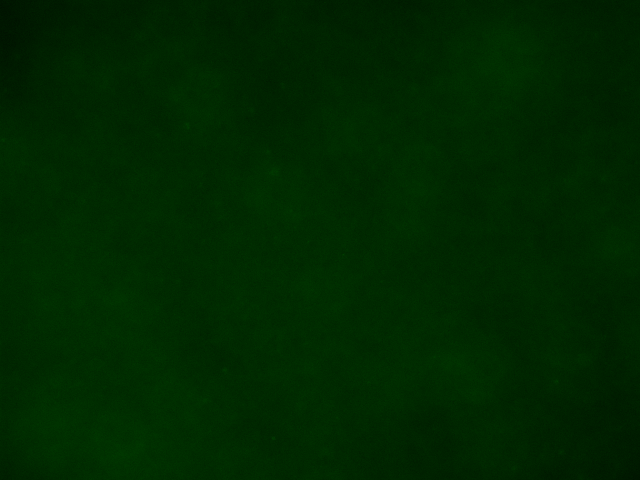
#> input picture NaIO4_Examples/NaIO4_20x_XY01_Z001_CH2.tif, 640 x 480 px; its folder holds only this picture in this run
$ python -i utils.py   (imports and definitions only)   (older library calls are emulated)
#> lines starting #> are read from the running program, lines starting #| are printed output that depends on the picture
#> further down, picture is the input picture: shape (480, 640, 3); mean B, G, R 0, 39.6, 0
import cv2
import glob
import os
import matplotlib.pyplot as plt
import numpy as np
import pywt
import scipy.fft
import pandas as pd
from pathlib import Path


# [8 lines left out: function load_images, not called in this run]

def grayscale(image) -> np.ndarray:
    return image[:,:,1]

def normalize(image) -> np.ndarray:
    return image / np.max(image)

# [22 lines left out: functions extract_patches, display_image, display_grid_of_images, not called in this run]

def preprocess(
    image,
    clip_limit=2.0,
    tile_size=(8, 8),
    blur_ksize=(5, 5)):
#> called with clip_limit = 2, tile_size = (8, 8), blur_ksize = (5, 5)
    if len(image.shape) == 3 and image.shape[2] == 3:
        gray_image = cv2.cvtColor(image, cv2.COLOR_BGR2GRAY)
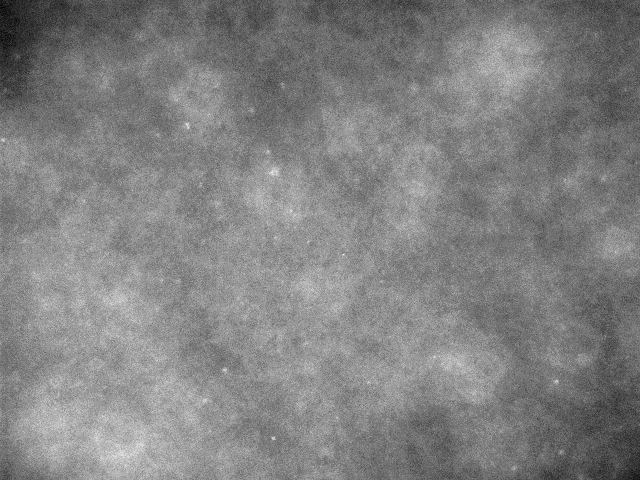
#> gray_image: shape (480, 640); min 10, max 36, mean 23.2; drawn with min black and max white
    else:
        gray_image = image
    clahe = cv2.createCLAHE(clipLimit=clip_limit, tileGridSize=tile_size)
    enhanced_image = clahe.apply(gray_image)
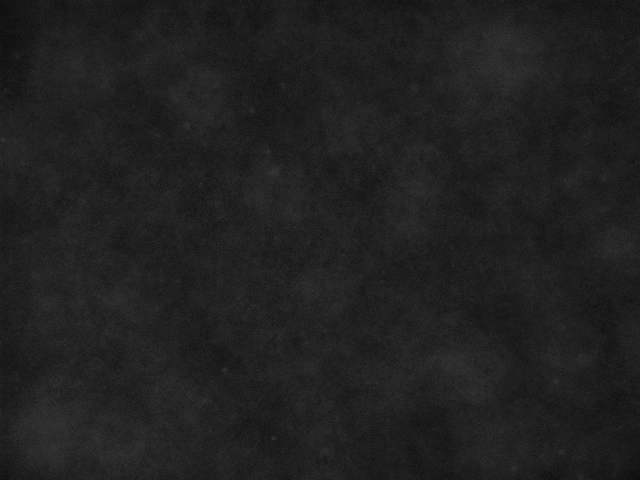
#> enhanced_image: shape (480, 640); min 10, max 56, mean 32.4
    normalized_image = cv2.normalize(
        src=enhanced_image,
        dst=None,
        alpha=0,
        beta=255,
        norm_type=cv2.NORM_MINMAX,
        dtype=cv2.CV_8U)
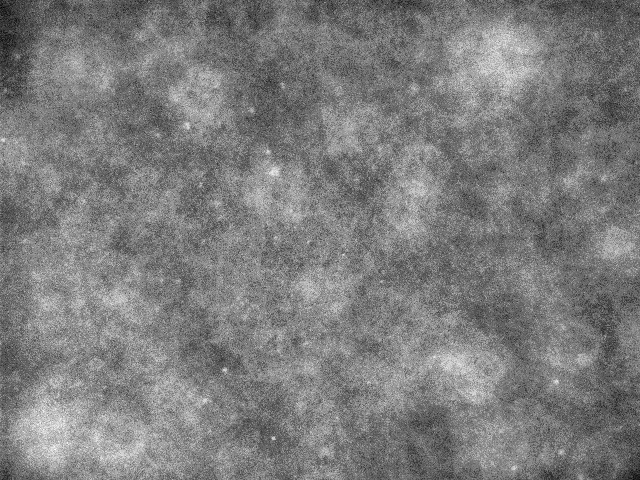
#> normalized_image: shape (480, 640); min 0, max 255, mean 124.4
    preprocessed_image = cv2.GaussianBlur(normalized_image, blur_ksize, 0)
    return gray_image, enhanced_image, normalized_image, preprocessed_image

# [68 lines left out: functions otsu_thresholding, iterative_threshold, biofilm_area, analyze_image, not called in this run]

    # Discrete Cosine Transform, you must normalize and grayscale the image before passing it to this function
def fft_dct(image):
    dct_image = scipy.fft.dctn(image, type=2, norm='ortho')
    return dct_image

#NOT THE FUNCTION TO CALL MEXICAN HAT, USE mexhat_transform
# [29 lines left out: functions mexican_hat_function, mexhat_transform, gaussian_transform, fft_transform, not called in this run]

>>> import cv2
>>> picture = cv2.imread('NaIO4_Examples/NaIO4_20x_XY01_Z001_CH2.tif')
>>> result = preprocess(picture)

$ run again, on NaIO4_Examples/NaIO4_20x_XY01_Z100_CH2.tif
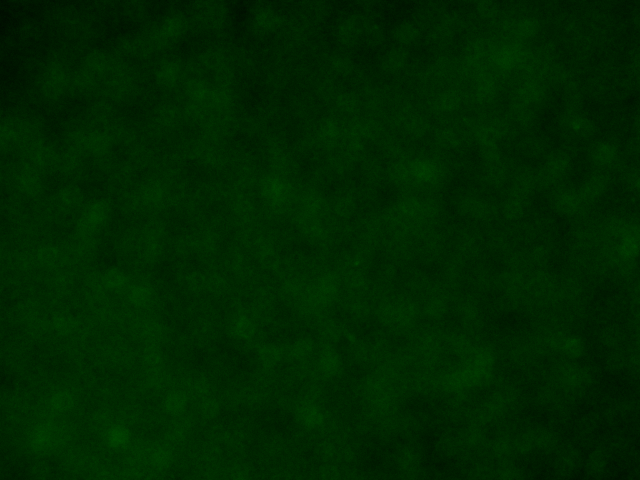
#> input picture NaIO4_Examples/NaIO4_20x_XY01_Z100_CH2.tif, 640 x 480 px
#> picture is the input picture: shape (480, 640, 3); mean B, G, R 0, 37.1, 0
#> in preprocess, `enhanced_image = clahe.apply(gray_image)`:
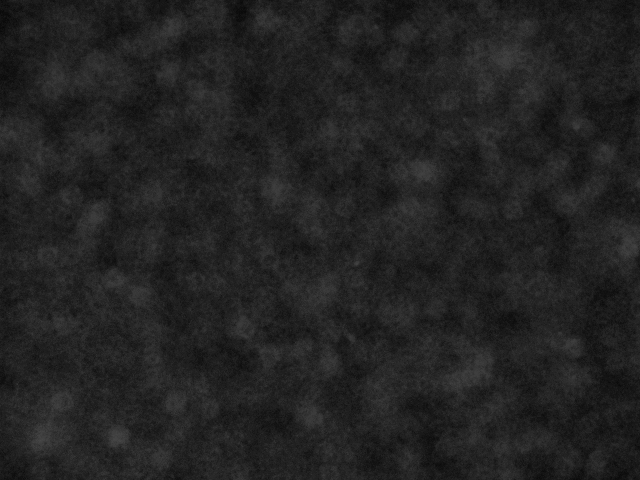
#> enhanced_image: shape (480, 640); min 6, max 72, mean 34.4
#> in preprocess, `normalized_image = cv2.normalize( src=enhanced_image, dst=None, alpha=..`:
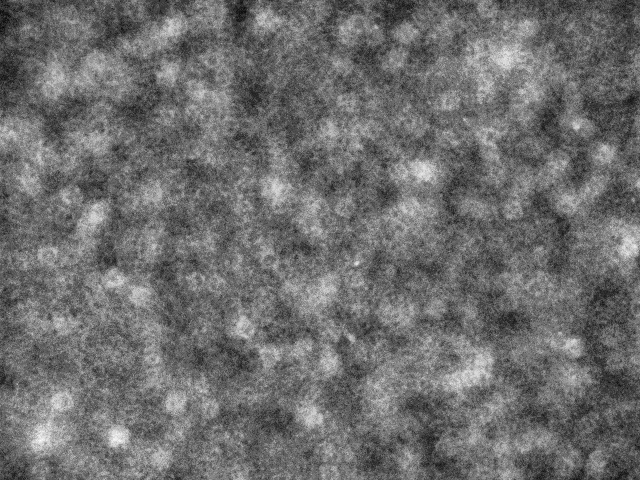
#> normalized_image: shape (480, 640); min 0, max 255, mean 109.6
